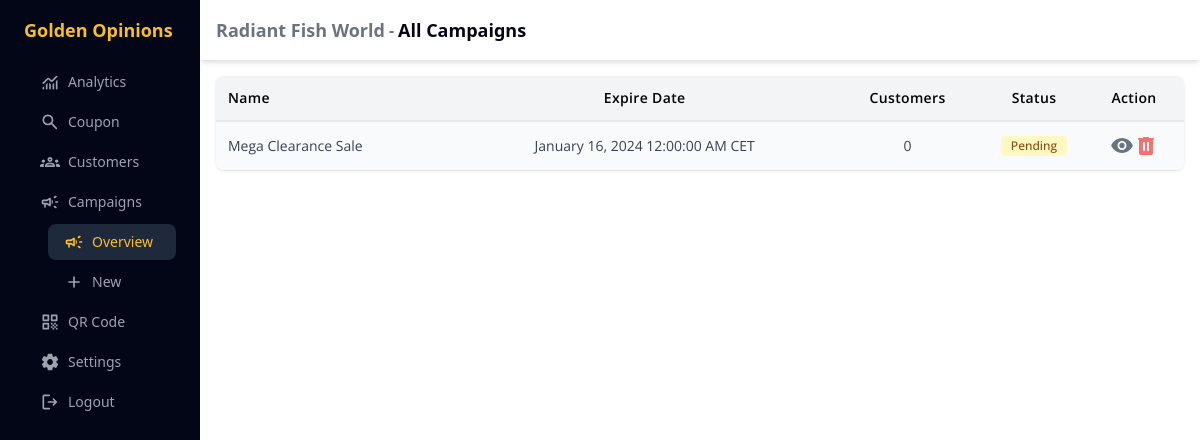
Before: /dashboard/campaigns (signed in) with the older database file.
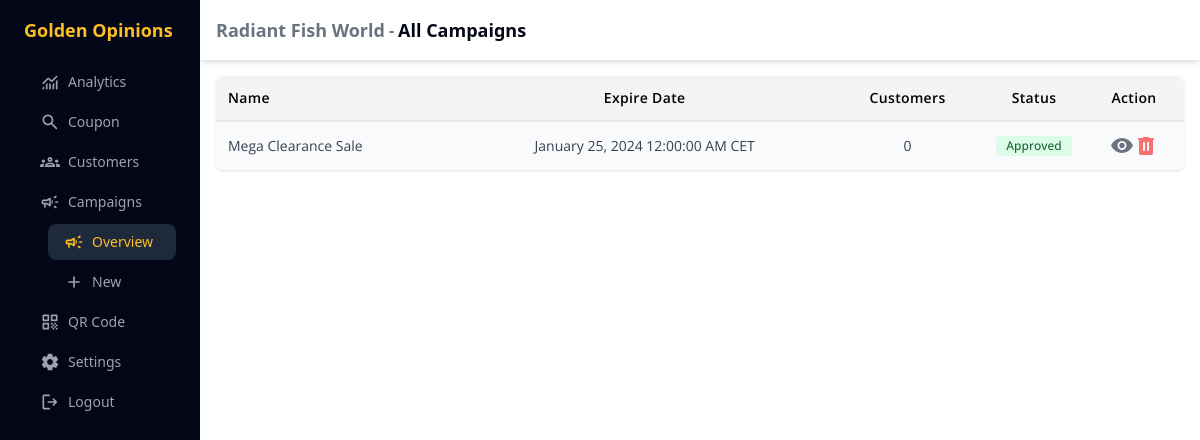
After: the same page with the newer database file.
### myapp/models.py (models this page shows, shortened)
class Campaign(db.Model):
    id = db.Column(db.Integer, primary_key=True)
    name = db.Column(db.String)
    description = db.Column(db.String)
    offer = db.Column(db.String)
    code = db.Column(db.String(10))
    date_created = db.Column(db.DateTime())
    expire_date = db.Column(db.DateTime())
    category = db.Column(db.String(10), default="general")
    status = db.Column(db.String(10), default="pending")
    store_id = db.Column(db.Integer, db.ForeignKey("store.id"))
    customers = db.relationship(
        "Customer", secondary="campaign_customer", backref="campaign"
    )

### myapp/decorators.py (the view)
    def inner(*args, **kwargs):
        if current_user.is_authenticated:
            if current_user.role == "shop_owner":
                if current_user.state == "active":
                    return view(*args, **kwargs)
                flash("Your account is not active, please contact the admin")
                return redirect(url_for("contact"))
            flash("Only A Shop Owner can access the page you requested")
            return redirect(url_for("dashboard"))
        flash("Only A Shop Owner can access the page you requested")
        return redirect(url_for("login"))

### myapp/__init__.py (called while the page is built)
@login.user_loader
def load_user(id):
    return db.session.get(models.User, int(id))

### myapp/campaign_routes.py (called while the page is built)
@app.route("/dashboard/campaigns")
@decorators.shop_owner_required
@decorators.verified_email_required
def dashboard_campaigns():
    if current_user.is_authenticated:
        if current_user.username != "admin":
            return render_template("dashboard-campaigns.html")
        return redirect(url_for("dashboard"))
    else:
        return redirect(url_for("login"))

### myapp/routes.py (called while the page is built)
@app.after_request
def after_request(response):
    response.headers["Content-Security-Policy"] = (
        ""
        + "font-src https://fonts.googleapis.com/ https://fonts.gstatic.com;"
        + "style-src-elem 'self' https://fonts.googleapis.com/ https://cdn.quilljs.com 'nonce-golden';"
        + "script-src-elem 'self' https://cdnjs.cloudflare.com https://cdn.jsdelivr.net https://cdn.quilljs.com https://esm.sh 'nonce-golden'"
    )
    return response

### myapp/templates/dashboard-campaigns.html (shortened to what this page needs)
{% extends "dashboard-shop-owner.html" %}
{% set active_page = "campaigns" %}
{% block content %}
    {% set store = current_user.stores[0] %}
    {% if store.campaigns.count() > 0 %}
        <div class="m-4 overflow-auto rounded-lg shadow hidden md:block">
            <table class="w-full">
                <thead class="bg-gray-100 border-b-2 border-gray-200">
                    <tr>
                        <th class="p-3 text-sm font-semibold tracking-wide text-left">Name</th>
                        <th class="p-3 text-sm font-semibold tracking-wide text-center">Expire Date</th>
                        <th class="p-3 text-sm font-semibold tracking-wide text-center">Customers</th>
                        <th class="p-3 text-sm font-semibold tracking-wide text-center w-[100px]">Status</th>
                        <th class="p-3 text-sm font-semibold tracking-wide text-center w-[100px]">Action</th>
                    </tr>
                </thead>
                <tbody>
                    {% for campaign in store.campaigns %}
                        <tr class="{{ loop.cycle('bg-gray-50', 'bg-gray-100') }}">
                            <td class="p-3 text-sm text-gray-700">{{ campaign.name }}</td>
                            <td class="p-3 text-sm text-gray-700 text-center">
                                <span class="datetime">{{ campaign.expire_date }}</span>
                            </td>
                            <td class="p-3 text-sm text-gray-700 text-center">{{ campaign.customers | length }}</td>
                            <td>
                                <div class="flex justify-center items-center">
                                  {{ macros.badge(campaign.status) }}
                                </div>
                            </td>
                            <td class="p-3 text-sm text-gray-700">
                                <div class="flex justify-center items-center">
																		<a href="{{ url_for('view_campaign', id=campaign.id) }}">{{ macros.svg("visibility", class="fill-gray-500 hover:fill-gray-800") }}</a>
                                    <a href="{{ url_for('delete_campaign', id=campaign.id) }}">{{ macros.svg("delete", class="fill-red-400 hover:fill-red-700") }}</a>
                                </div>
                            </td>
                        </tr>
                    {% endfor %}
                </tbody>
            </table>
        </div>
    {% endif %}
{% endblock %}

### myapp/templates/macros.html (shortened to what the changed rows need)
{% macro badge(category) %}
  {% if category == 'pending' %}
    <span class="bg-yellow-100 text-yellow-800 text-xs font-medium px-2.5 py-0.5 rounded">Pending</span>
    {% elif category == 'approved' %}
        <span class="bg-green-100 text-green-800 text-xs font-medium px-2.5 py-0.5 rounded">Approved</span>
    {% elif category == 'declined' %}
        <span class="bg-red-100 text-red-800 text-xs font-medium px-2.5 py-0.5 rounded">Declined</span>
  {% endif %}
{% endmacro %}
{% macro svg(name, size=24, class='') %}
    {% if name=='menu' %}
        <svg class="{{ class }}"
             xmlns="http://www.w3.org/2000/svg"
             height="{{ size }}"
             viewBox="0 -960 960 960"
             width="{{ size }}">
            <path d="M161-240q-17 0-28.5-11.5T120-280q0-17 11.5-28.5T160-320h640q17 0 28.5 11.5T840-280q0 17-11.5 28.5T800-240H160Zm0-200q-17 0-28.5-11.5T120-480q0-17 11.5-28.5T160-520h640q17 0 28.5 11.5T840-480q0 17-11.5 28.5T800-440H160Zm0-200q-17 0-28.5-11.5T120-680q0-17 11.5-28.5T160-720h640q17 0 28.5 11.5T840-680q0 17-11.5 28.5T800-640H160Z" />
        </svg>
    {% elif name=='logout' %}
        <svg class="{{ class }}"
             xmlns="http://www.w3.org/2000/svg"
             height="{{ size }}"
             viewBox="0 -960 960 960"
             width="{{ size }}">
            <path d="M200-120q-33 0-56.5-23.5T120-200v-560q0-33 23.5-56.5T200-840h240q17 0 28.5 11.5T480-800q0 17-11.5 28.5T440-760H200v560h240q17 0 28.5 11.5T480-160q0 17-11.5 28.5T440-120H200Zm487-320H400q-17 0-28.5-11.5T360-480q0-17 11.5-28.5T400-520h287l-75-75q-11-11-11-27t11-28q11-12 28-12.5t29 11.5l143 143q12 12 12 28t-12 28L669-309q-12 12-28.5 11.5T612-310q-11-12-10.5-28.5T613-366l74-74Z" />
        </svg>
    {% elif name=='settings' %}
        <svg class="{{ class }}"
             xmlns="http://www.w3.org/2000/svg"
             height="{{ size }}"
             viewBox="0 -960 960 960"
             width="{{ size }}">
            <path d="M405-80q-15 0-26-10t-13-25l-12-93q-13-5-24.5-12T307-235l-87 36q-14 6-28 1.5T170-215L96-344q-8-13-5-28t15-24l75-57q-1-7-1-13.5v-27q0-6.5 1-13.5l-75-57q-12-9-15-24t5-28l74-129q8-13 22-17.5t28 1.5l87 36q11-8 23-15t24-12l12-93q2-15 13-25t26-10h150q15 0 26 10t13 25l12 93q13 5 24.5 12t22.5 15l87-36q14-6 28-1.5t22 17.5l74 129q8 13 5 28t-15 24l-75 57q1 7 1 13.5v27q0 6.5-2 13.5l75 57q12 9 15 24t-5 28l-74 128q-8 13-22.5 18t-28.5-1l-85-36q-11 8-23 15t-24 12l-12 93q-2 15-13 25t-26 10H405Zm77-260q58 0 99-41t41-99q0-58-41-99t-99-41q-59 0-99.5 41T342-480q0 58 40.5 99t99.5 41Z" />
        </svg>
    {% elif name=='qrcode' %}
        <svg class="{{ class }}"
             xmlns="http://www.w3.org/2000/svg"
             height="{{ size }}"
             viewBox="0 -960 960 960"
             width="{{ size }}">
            <path d="M120-560v-240q0-17 11.5-28.5T160-840h240q17 0 28.5 11.5T440-800v240q0 17-11.5 28.5T400-520H160q-17 0-28.5-11.5T120-560Zm80-40h160v-160H200v160Zm-80 440v-240q0-17 11.5-28.5T160-440h240q17 0 28.5 11.5T440-400v240q0 17-11.5 28.5T400-120H160q-17 0-28.5-11.5T120-160Zm80-40h160v-160H200v160Zm320-360v-240q0-17 11.5-28.5T560-840h240q17 0 28.5 11.5T840-800v240q0 17-11.5 28.5T800-520H560q-17 0-28.5-11.5T520-560Zm80-40h160v-160H600v160Zm160 480v-80h80v80h-80ZM520-360v-80h80v80h-80Zm80 80v-80h80v80h-80Zm-80 80v-80h80v80h-80Zm80 80v-80h80v80h-80Zm80-80v-80h80v80h-80Zm0-160v-80h80v80h-80Zm80 80v-80h80v80h-80Z" />
        </svg>
    {% elif name=='groups' %}
        <svg class="{{ class }}"
             xmlns="http://www.w3.org/2000/svg"
             height="{{ size }}"
             viewBox="0 -960 960 960"
             width="{{ size }}">
            <path d="M40-240q-17 0-28.5-11.5T0-280v-23q0-43 44-70t116-27q13 0 25 .5t23 2.5q-14 21-21 44t-7 48v65H40Zm240 0q-17 0-28.5-11.5T240-280v-25q0-32 17.5-58.5T307-410q32-20 76.5-30t96.5-10q53 0 97.5 10t76.5 30q32 20 49 46.5t17 58.5v25q0 17-11.5 28.5T680-240H280Zm500 0v-65q0-26-6.5-49T754-397q11-2 22.5-2.5t23.5-.5q72 0 116 26.5t44 70.5v23q0 17-11.5 28.5T920-240H780Zm-455-80h311q-10-20-55.5-35T480-370q-55 0-100.5 15T325-320ZM160-440q-33 0-56.5-23.5T80-520q0-34 23.5-57t56.5-23q34 0 57 23t23 57q0 33-23 56.5T160-440Zm640 0q-33 0-56.5-23.5T720-520q0-34 23.5-57t56.5-23q34 0 57 23t23 57q0 33-23 56.5T800-440Zm-320-40q-50 0-85-35t-35-85q0-51 35-85.5t85-34.5q51 0 85.5 34.5T600-600q0 50-34.5 85T480-480Zm0-80q17 0 28.5-11.5T520-600q0-17-11.5-28.5T480-640q-17 0-28.5 11.5T440-600q0 17 11.5 28.5T480-560Zm1 240Zm-1-280Z" />
        </svg>
    {% elif name=='campaign' %}
        <svg class="{{ class }}"
             xmlns="http://www.w3.org/2000/svg"
             height="{{ size }}"
             viewBox="0 -960 960 960"
             width="{{ size }}">
            <path d="M840-440h-80q-17 0-28.5-11.5T720-480q0-17 11.5-28.5T760-520h80q17 0 28.5 11.5T880-480q0 17-11.5 28.5T840-440ZM664-288q10-14 26-16t30 8l64 48q14 10 16 26t-8 30q-10 14-26 16t-30-8l-64-48q-14-10-16-26t8-30Zm120-424-64 48q-14 10-30 8t-26-16q-10-14-8-30t16-26l64-48q14-10 30-8t26 16q10 14 8 30t-16 26ZM200-360h-40q-33 0-56.5-23.5T80-440v-80q0-33 23.5-56.5T160-600h160l139-84q20-12 40.5 0t20.5 35v338q0 23-20.5 35t-40.5 0l-139-84h-40v120q0 17-11.5 28.5T240-200q-17 0-28.5-11.5T200-240v-120Zm240-22v-196l-98 58H160v80h182l98 58Zm120 36v-268q27 24 43.5 58.5T620-480q0 41-16.5 75.5T560-346ZM300-480Z" />
        </svg>
    {% elif name=='monitoring' %}
        <svg class="{{ class }}"
             xmlns="http://www.w3.org/2000/svg"
             height="{{ size }}"
             viewBox="0 -960 960 960"
             width="{{ size }}">
            <path d="M120-160v-40l80-80v120q0 17-11.5 28.5T160-120q-17 0-28.5-11.5T120-160Zm160 0v-200l80-80v280q0 17-11.5 28.5T320-120q-17 0-28.5-11.5T280-160Zm160 0v-280l80 81v199q0 17-11.5 28.5T480-120q-17 0-28.5-11.5T440-160Zm160 0v-199l80-80v279q0 17-11.5 28.5T640-120q-17 0-28.5-11.5T600-160Zm160 0v-360l80-80v440q0 17-11.5 28.5T800-120q-17 0-28.5-11.5T760-160ZM132-452l211-211q23-23 57-23t57 23l103 103 212-212q12-12 28.5-11.5T829-771q11 12 10.5 28.5T828-715L617-504q-23 23-57 23t-57-23L400-607 188-395q-12 12-28.5 11.5T131-396q-11-12-10.5-28.5T132-452Z" />
        </svg>
    {% elif name=='visibility' %}
        <svg class="{{ class }}"
             xmlns="http://www.w3.org/2000/svg"
             height="{{ size }}"
             viewBox="0 -960 960 960"
             width="{{ size }}">
            <path d="M480-320q75 0 127.5-52.5T660-500q0-75-52.5-127.5T480-680q-75 0-127.5 52.5T300-500q0 75 52.5 127.5T480-320Zm0-72q-45 0-76.5-31.5T372-500q0-45 31.5-76.5T480-608q45 0 76.5 31.5T588-500q0 45-31.5 76.5T480-392Zm0 192q-134 0-244.5-72T61-462q-5-9-7.5-18.5T51-500q0-10 2.5-19.5T61-538q64-118 174.5-190T480-800q134 0 244.5 72T899-538q5 9 7.5 18.5T909-500q0 10-2.5 19.5T899-462q-64 118-174.5 190T480-200Z" />
        </svg>
    {% elif name=='add' %}
        <svg class="{{ class }}"
             xmlns="http://www.w3.org/2000/svg"
             height="{{ size }}"
             viewBox="0 -960 960 960"
             width="{{ size }}">
            <path d="M440-440H240q-17 0-28.5-11.5T200-480q0-17 11.5-28.5T240-520h200v-200q0-17 11.5-28.5T480-760q17 0 28.5 11.5T520-720v200h200q17 0 28.5 11.5T760-480q0 17-11.5 28.5T720-440H520v200q0 17-11.5 28.5T480-200q-17 0-28.5-11.5T440-240v-200Z" />
        </svg>
    {% elif name=='delete' %}
        <svg class="{{ class }}"
             xmlns="http://www.w3.org/2000/svg"
             height="{{ size }}"
             viewBox="0 -960 960 960"
             width="{{ size }}">
            <path d="M280-120q-33 0-56.5-23.5T200-200v-520q-17 0-28.5-11.5T160-760q0-17 11.5-28.5T200-800h160q0-17 11.5-28.5T400-840h160q17 0 28.5 11.5T600-800h160q17 0 28.5 11.5T800-760q0 17-11.5 28.5T760-720v520q0 33-23.5 56.5T680-120H280Zm120-160q17 0 28.5-11.5T440-320v-280q0-17-11.5-28.5T400-640q-17 0-28.5 11.5T360-600v280q0 17 11.5 28.5T400-280Zm160 0q17 0 28.5-11.5T600-320v-280q0-17-11.5-28.5T560-640q-17 0-28.5 11.5T520-600v280q0 17 11.5 28.5T560-280Z" />
        </svg>
    {% endif %}
{% endmacro %}

Changed rows visible on the page:
changed Campaign "Mega Clearance Sale": status "Pending" → "Approved"
Other visible differences:
text written by a page script: "January 16, 2024 12:00:00 AM CET" → "January 25, 2024 12:00:00 AM CET"
